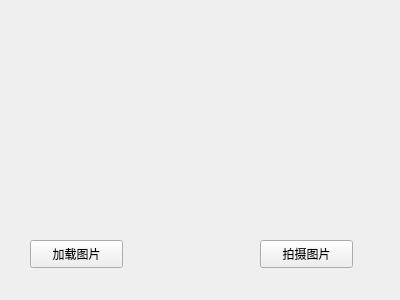
<?xml version="1.0" encoding="UTF-8"?>
<ui version="4.0">
 <class>Form</class>
 <widget class="QWidget" name="Form">
  <property name="windowModality">
   <enum>Qt::NonModal</enum>
  </property>
  <property name="geometry">
   <rect>
    <x>0</x>
    <y>0</y>
    <width>400</width>
    <height>300</height>
   </rect>
  </property>
  <property name="windowTitle">
   <string>基于人脸识别的deepdream</string>
  </property>
  <widget class="QPushButton" name="load_image">
   <property name="geometry">
    <rect>
     <x>30</x>
     <y>240</y>
     <width>93</width>
     <height>28</height>
    </rect>
   </property>
   <property name="text">
    <string>加载图片</string>
   </property>
  </widget>
  <widget class="QPushButton" name="take_image">
   <property name="geometry">
    <rect>
     <x>260</x>
     <y>240</y>
     <width>93</width>
     <height>28</height>
    </rect>
   </property>
   <property name="text">
    <string>拍摄图片</string>
   </property>
  </widget>
 </widget>
 <resources/>
 <connections>
  <connection>
   <sender>load_image</sender>
   <signal>clicked()</signal>
   <receiver>Form</receiver>
   <slot>on_load_image_click()</slot>
   <hints>
    <hint type="sourcelabel">
     <x>68</x>
     <y>251</y>
    </hint>
    <hint type="destinationlabel">
     <x>82</x>
     <y>159</y>
    </hint>
   </hints>
  </connection>
  <connection>
   <sender>take_image</sender>
   <signal>clicked()</signal>
   <receiver>Form</receiver>
   <slot>on_take_image_click()</slot>
   <hints>
    <hint type="sourcelabel">
     <x>300</x>
     <y>252</y>
    </hint>
    <hint type="destinationlabel">
     <x>319</x>
     <y>176</y>
    </hint>
   </hints>
  </connection>
 </connections>
 <slots>
  <slot>on_load_image_click()</slot>
  <slot>on_take_image_click()</slot>
 </slots>
</ui>
